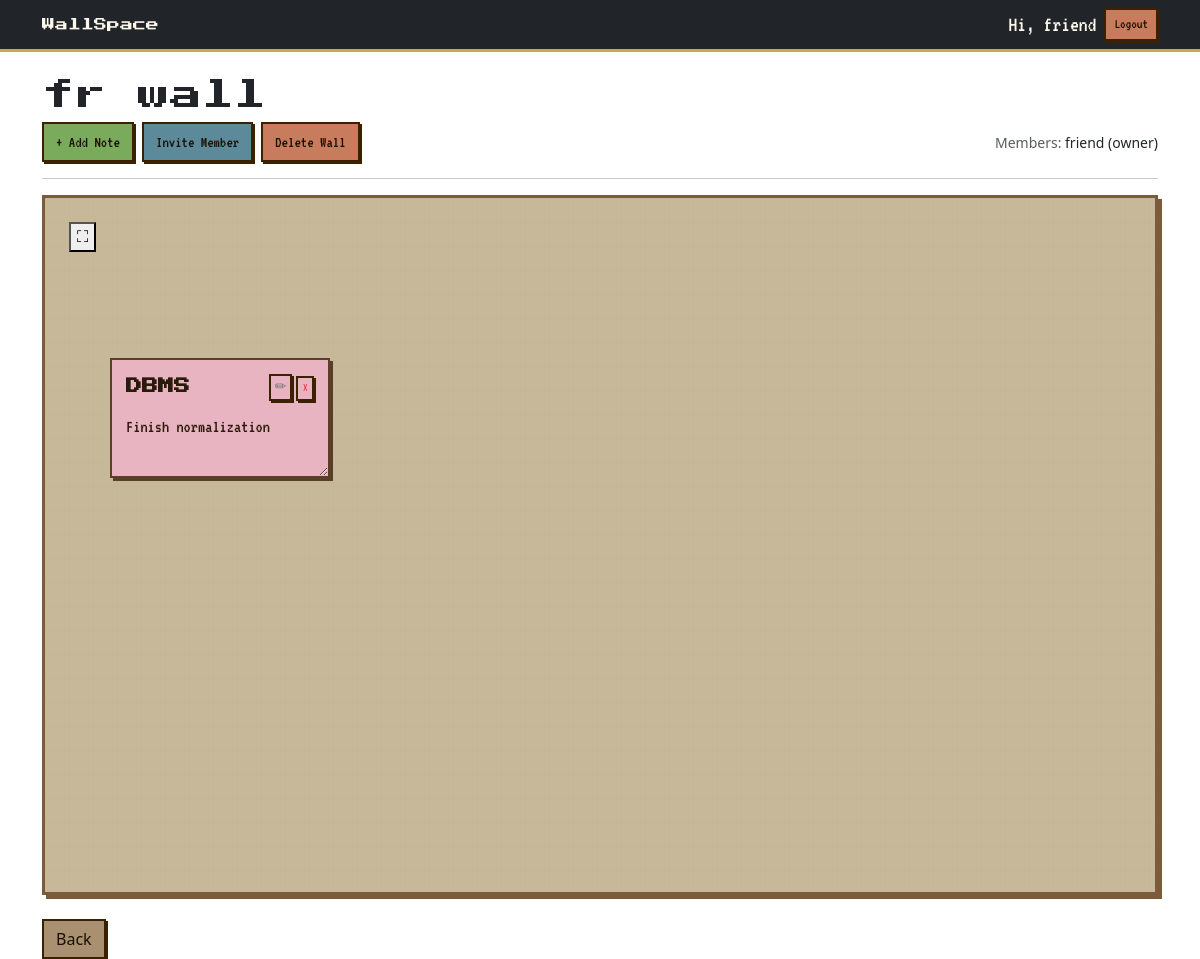
The page /wall/18/ (signed in) on the database as committed earlier.
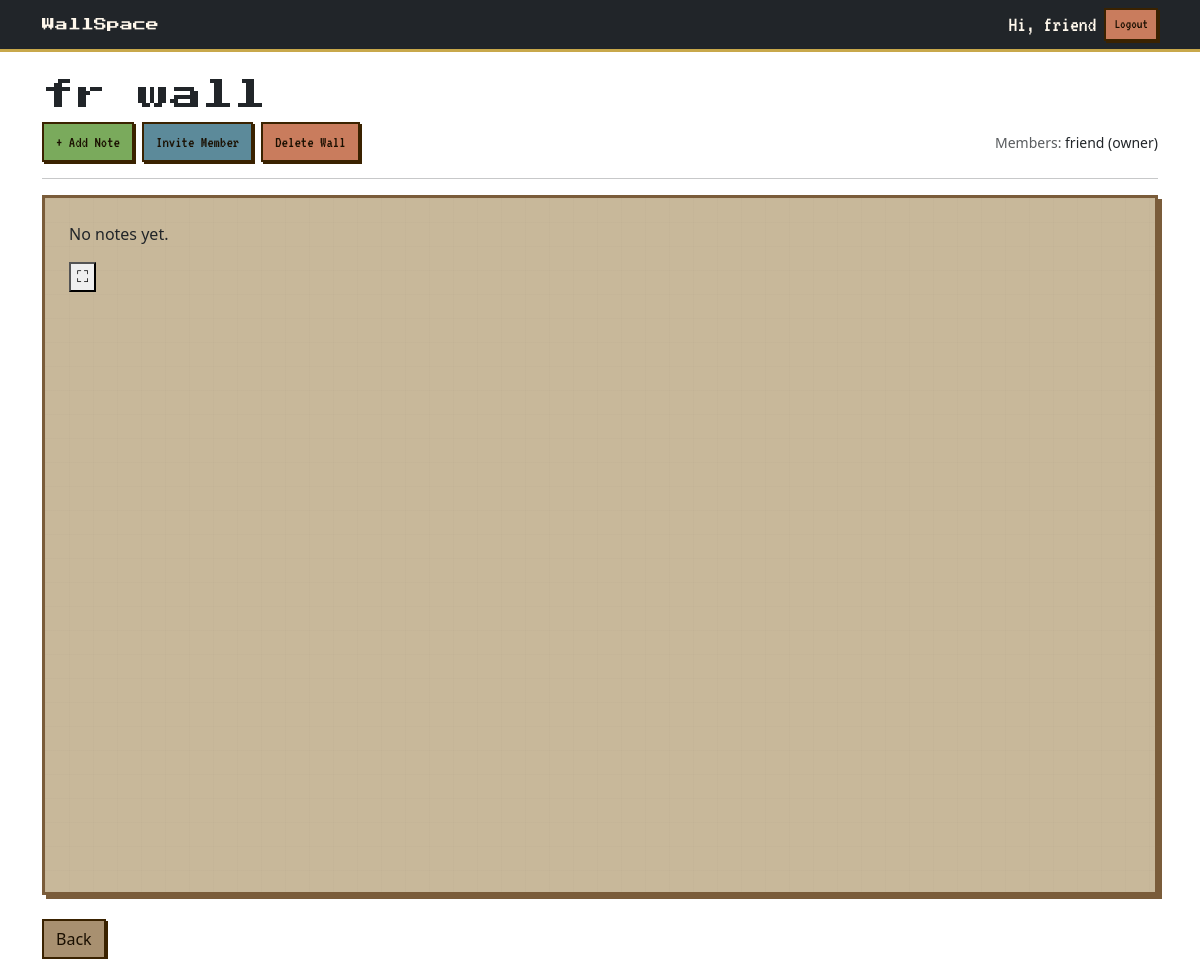
The same page on the database as committed later.
### notes/models.py (models this page shows, shortened)
class Note(models.Model):
    COLOR_CHOICES = [#COLOR_CHOICES is a list of tuples
        ('yellow','Yellow'),
        ('pink', 'Pink'),
        ('blue', 'Blue'),
        ('green', 'Green'),
    ]
    wall = models.ForeignKey( #foreign key
        Wall,
        on_delete=models.CASCADE,
        related_name='notes'
    )
    creator=models.ForeignKey(
        User,
        on_delete=models.CASCADE
    )
    title = models.CharField(
        max_length=100,
        blank=True
    )
    content = models.TextField()
    color= models.CharField(
        max_length=20,
        choices=COLOR_CHOICES,
        default='yellow'
    )
    x_position = models.IntegerField(
        default=50
    )
    y_position = models.IntegerField(
        default=50
    )
    width = models.IntegerField(
    default=220
    )
    height = models.IntegerField(
    default=120
    )
    created_at = models.DateTimeField(
        auto_now_add=True
    )
    updated_at = models.DateTimeField(
        auto_now=True
    )

### walls/views.py (the view)
# urls.py: path('wall/<int:pk>/',views.wall_detail,name='wall-detail'),
@login_required
def wall_detail(request, pk):
    wall = get_object_or_404(
        Wall,
        pk=pk,
    )
    is_owner = (
        wall.owner == request.user
    )
    member = WallMember.objects.filter(
        wall=wall,
        user=request.user
    ).first()
    is_member = member is not None
    can_edit = is_owner or (
        member and
        member.role == "editor"
    )
    if not is_owner and not is_member:
        return redirect("home")
    notes = wall.notes.all()
    if request.method == 'POST':
        if "invite_member" in request.POST:
            username = request.POST.get(
                "username"
            )
            role = request.POST.get(
                "role"
            )
            try:
                user = User.objects.get(
                    username=username
                )
                WallMember.objects.get_or_create(
                    wall=wall,
                    user=user,
                    defaults={
                        "role": role
                    }
                )
            except User.DoesNotExist:
                pass
            return redirect(
                'wall-detail',
                pk=wall.pk
            )
        if not can_edit:
            return redirect(
                'wall-detail',
                pk=wall.pk
            )
        form = NoteForm(request.POST)
        if form.is_valid():
            note = form.save(
                commit=False
            )
            note.wall = wall
            note.creator = request.user
            note.x_position = random.randint(50, 600)
            note.y_position = random.randint(50, 400)
            note.width = 220
            note.height = 120
            note.save()
            return redirect(
                'wall-detail',
                pk=wall.pk
            )
    else:
        form = NoteForm()
    context = {
    'wall': wall,
    'form': form,
    'notes': wall.notes.all(),
    'is_owner': is_owner,
    'can_edit': can_edit,
    'members': WallMember.objects.filter(
            wall=wall
            ).exclude(
            user=wall.owner
            )
    }
    return render(
        request,
        'walls/wall_detail.html',
        context
    )

### walls/templates/walls/wall_detail.html (shortened to what this page needs)
{% extends "base.html" %}
{% load crispy_forms_tags %}
{% block content %}
<h2>{{ wall.title }}</h2>
<div class="d-flex gap-2 mb-3 align-items-center justify-content-between">
    <div class="d-flex gap-2">
        {% if can_edit %}
        <button
            class="btn btn-primary"
            data-bs-toggle="modal"
            data-bs-target="#addNoteModal">
            + Add Note
        </button>
        {% endif %}
        {% if is_owner %}
        <button
            class="btn btn-success"
            data-bs-toggle="modal"
            data-bs-target="#inviteModal">
            Invite Member
        </button>
        <form
            method="POST"
            action="{% url 'delete-wall' wall.id %}">
            <button
                type="submit"
                class="btn btn-danger">
                Delete Wall
            </button>
        </form>
        {% endif %}
    </div>
    <div>
        <small class="text-muted">
            Members:
        </small>
        <small>
            {{ wall.owner.username }}
            (owner)
        </small>
    </div>
</div>
<hr>
<div
    class="wall-board p-4"
    style="
        height:700px;
        position:relative;
        overflow:hidden;
    ">
    {% for note in notes %}
        <div
            class="note"
            data-note-id="{{ note.id }}"
            data-color="{{ note.color }}"
            style="
                width:{{ note.width }}px;
                height:{{ note.height }}px;
                resize:both;
                overflow:auto;
                position:absolute;
                left:{{ note.x_position }}px;
                top:{{ note.y_position }}px;
                cursor:grab;
            ">
            <div
                class="d-flex justify-content-between align-items-start mb-2">
                <div class="note-title fw-bold fs-6">
                    {{ note.title }}
                </div>
                {% if can_edit %}
                <div
                    class="d-flex gap-1">
                <button
                    class="btn btn-sm btn-outline-secondary p-0 px-1"
                    data-bs-toggle="modal"
                    data-bs-target="#editModal{{ note.id }}">
                    ✏
                </button>
                    <form
                        method="POST"
                        action="{% url 'delete-note' note.id %}"
                        style="display:inline;">
                        <button
                            type="submit"
                            class="btn btn-sm btn-outline-danger p-0 px-1">
                            ×
                        </button>
                    </form>
                </div>
                {% endif %}
            </div>
            <div class="note-content">{{ note.content }}</div>
        </div>
    {% empty %}
        <p>No notes yet.</p>
    {% endfor %}
<button id="fullscreen-btn" onclick="toggleFullscreen()" title="Fullscreen">⛶</button>
</div>
<br>
<a
    href="{% url 'home' %}"
    class="btn btn-secondary">
    Back
</a>
{% endblock %}

Rows that differ between the two databases and show on the page:
removed Note: {{ note.width }} 220 (drawn), title "DBMS", content "Finish normalization"
Other text that changed with them:
text now shown: "No notes yet."
